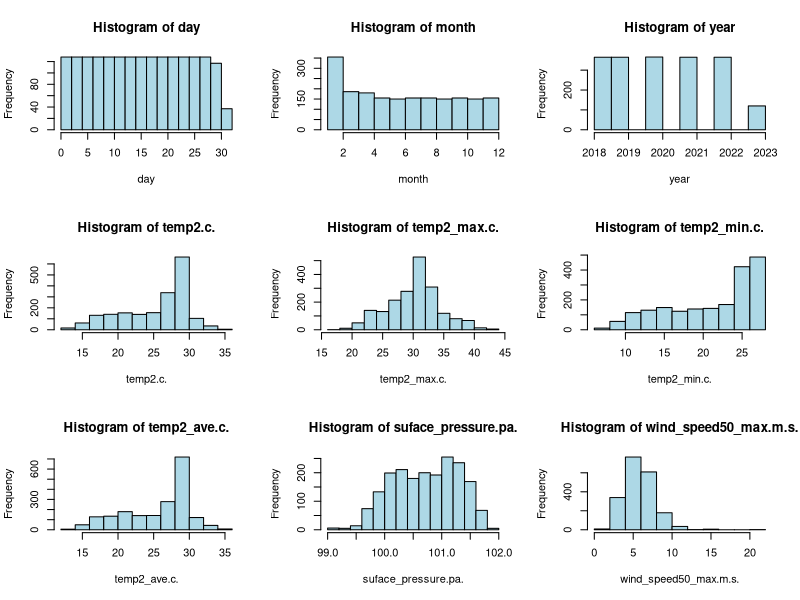
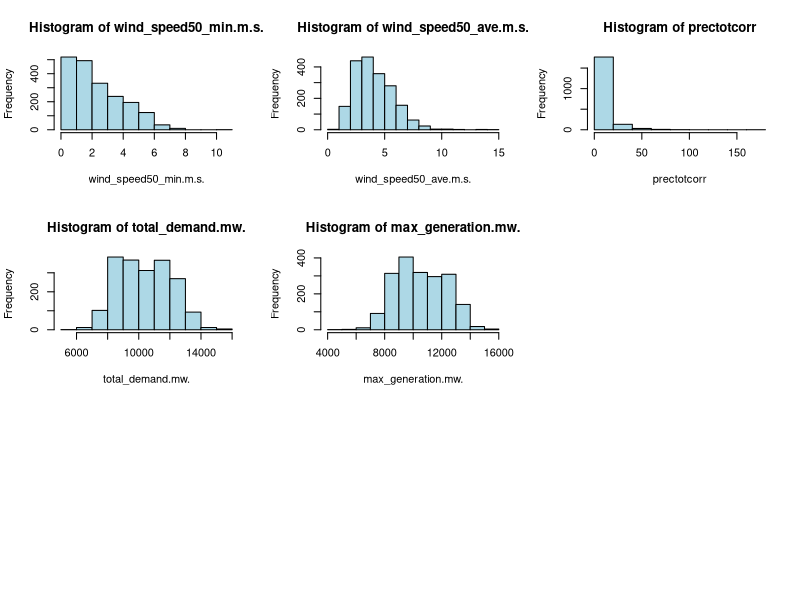
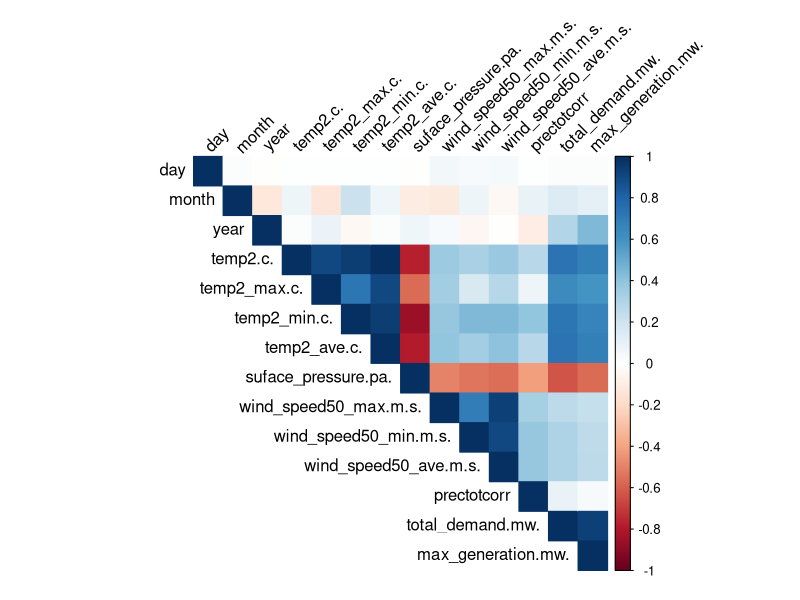
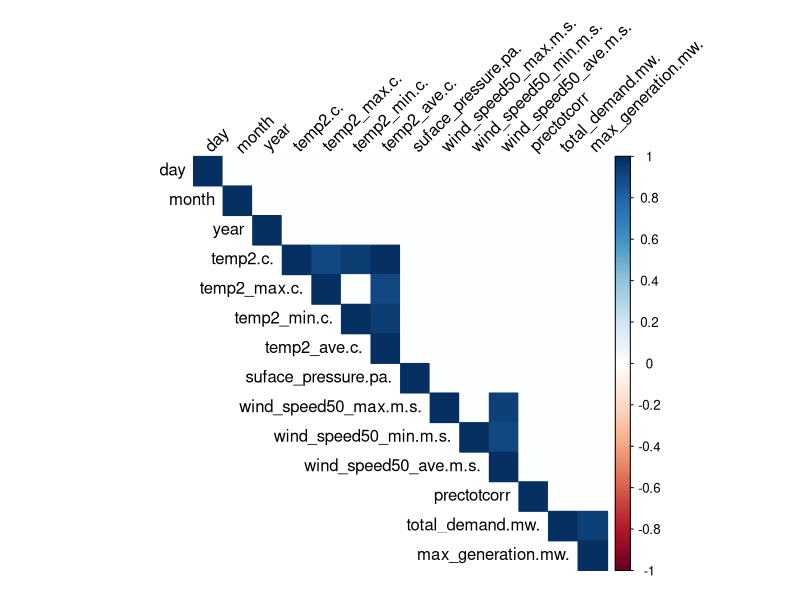
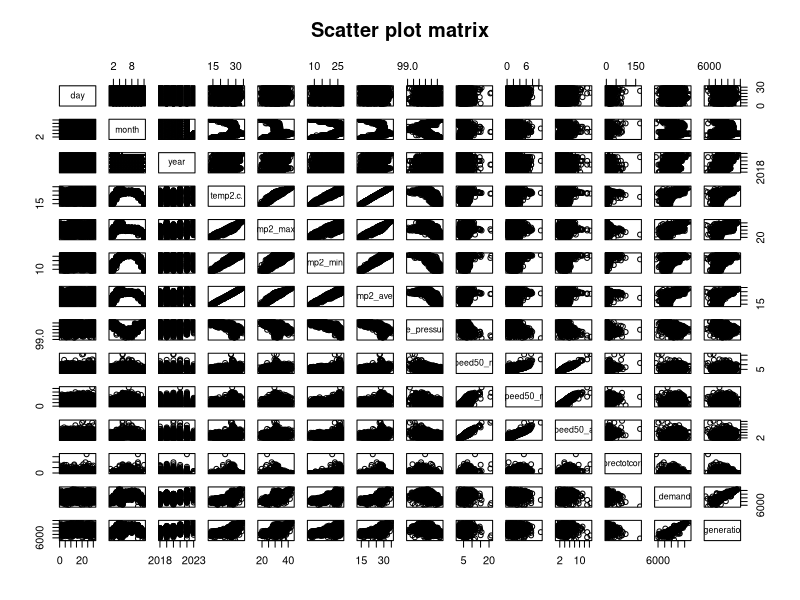
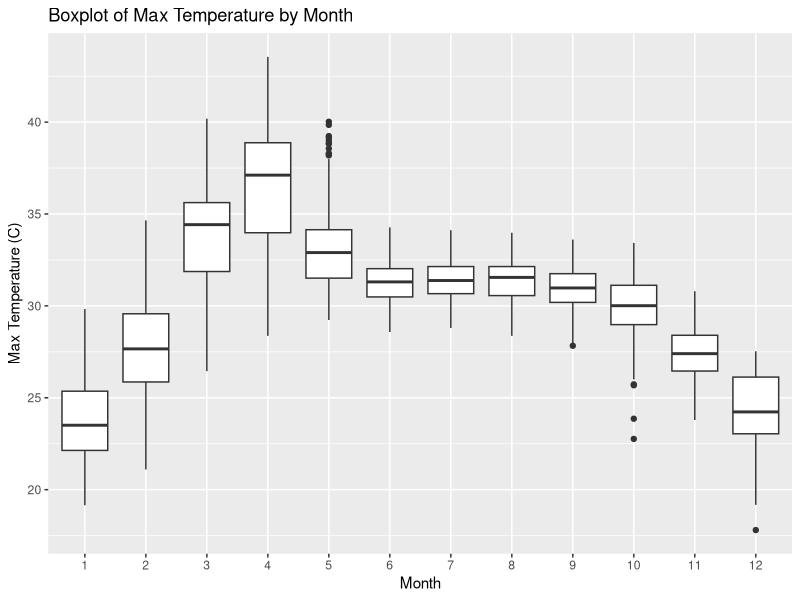
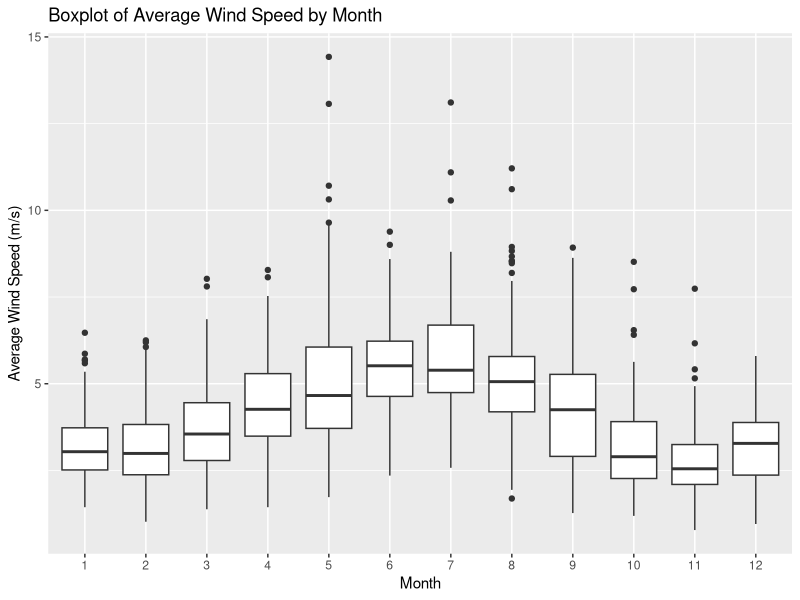
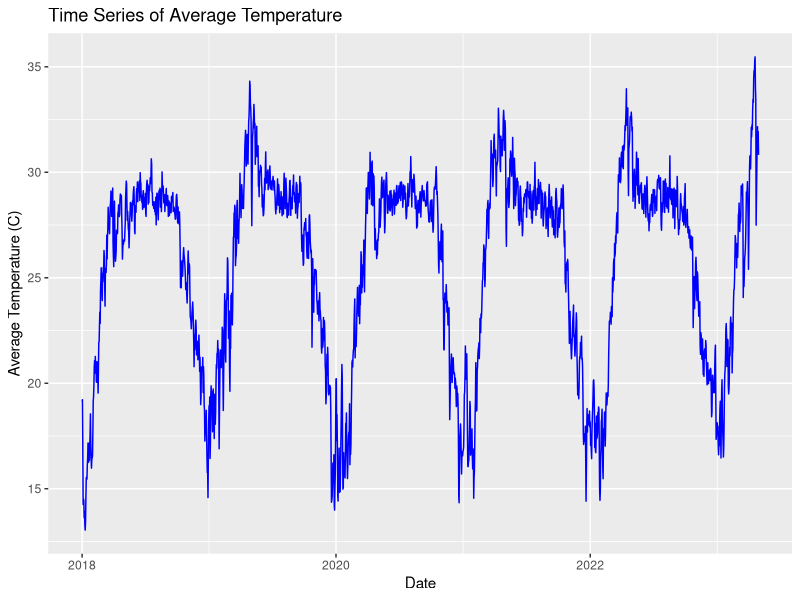

The R source for these figures, in order:
# Load necessary libraries
library(ggplot2)
library(dplyr)
library(corrplot)

# Load the dataset
setwd('C:\\Users\\tyb_l\\Documents\\STAT 444 project\\EDA')

data <- read.csv("STAT 444 project data RAW.csv")

# Display the first few rows of the dataset
head(data)

# Summary statistics
summary(data)

# Data types and structure
str(data)

# Check for missing values
colSums(is.na(data))

# Convert date columns to Date type
data$date_1 <- as.Date(data$date_1, format = "%d-%m-%y")
data$date_2 <- as.Date(data$date_2, format = "%d-%m-%y")

# Plot histograms for numerical variables
numeric_vars <- sapply(data, is.numeric)
numeric_data <- data[, numeric_vars]

pdf("histograms.pdf")
par(mfrow = c(3, 3)) # Adjust the layout based on the number of numerical variables
for (col in names(numeric_data)) {
  hist(numeric_data[[col]], main = paste("Histogram of", col), xlab = col, col = "lightblue", border = "black")
}
dev.off()

# Correlation heatmap
cor_matrix <- cor(numeric_data, use = "complete.obs")
cor_matrix_filtered <- as.matrix(cor_matrix)
cor_matrix_filtered[abs(cor_matrix_filtered) < 0.9] <- 0
pdf("correlation_heatmap.pdf")
corrplot(cor_matrix, method = "color", type = "upper", tl.col = "black", tl.srt = 45)
corrplot(cor_matrix_filtered, method = "color", type = "upper", tl.col = "black", tl.srt = 45)
dev.off()

# based on new correltaion plot, we decided to remove:
# - temp2.c.
# - temp2_min.c.
# - wind_speed50_ave.m.s.
# - max_generation.mw.

# Scatter plots for some pairs of variables
pdf("scatter_plot_matrix.pdf")
pairs(numeric_data, main = "Scatter plot matrix")
dev.off()

# Boxplots for numerical variables grouped by month
pdf("boxplot_temp2_max_by_month.pdf")
ggplot(data, aes(x = as.factor(month), y = temp2_max.c.)) + 
  geom_boxplot() + 
  labs(title = "Boxplot of Max Temperature by Month", x = "Month", y = "Max Temperature (C)")
dev.off()

pdf("boxplot_wind_speed50_ave_by_month.pdf")
ggplot(data, aes(x = as.factor(month), y = wind_speed50_ave.m.s.)) + 
  geom_boxplot() + 
  labs(title = "Boxplot of Average Wind Speed by Month", x = "Month", y = "Average Wind Speed (m/s)")
dev.off()

# Time series plot for temperature and wind speed
pdf("time_series_temp2_ave.pdf")
ggplot(data, aes(x = date_1, y = temp2_ave.c.)) + 
  geom_line(color = "blue") + 
  labs(title = "Time Series of Average Temperature", x = "Date", y = "Average Temperature (C)")
dev.off()

pdf("time_series_wind_speed50_ave.pdf")
ggplot(data, aes(x = date_1, y = wind_speed50_ave.m.s.)) + 
  geom_line(color = "red") + 
  labs(title = "Time Series of Average Wind Speed", x = "Date", y = "Average Wind Speed (m/s)")
dev.off()

# Scatter plot of total demand vs. max generation
pdf("scatter_total_demand_vs_max_generation.pdf")

pdf("scatter_total_demand_vs_max_generation.pdf")

ggplot(data, aes(y = total_demand.mw., x = max_generation.mw.)) + 
  geom_point(color = "darkgreen") + 
  geom_abline(intercept = 0, slope = 1, color = "red", linetype = "dashed") + 
  geom_smooth(method = "lm", color = "blue", se = FALSE) + 
  labs(title = "Scatter Plot of Total Demand vs. Max Generation", y = "Total Demand (MW)", x = "Max Generation (MW)")

dev.off()

